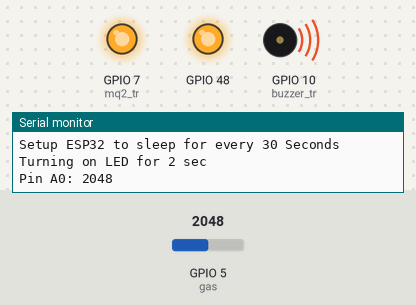
This sketch was run on a simulated ESP32-S3. Parts: output pins drawn as LEDs (lit = HIGH), buzzer (waves = sounding, pin HIGH), the last lines printed to the serial monitor. Inputs (shaded band) come from the test bench; at power-on: GPIO 5 (gas) = 2048. WiFi joins after 1.5 s; servers stay silent unless stated; EEPROM starts erased.

Above: at 5.0 s.
5.1 s: GPIO 5 (gas) set to 1048
8.3 s: GPIO 5 (gas) set to 926
At 10.3 s:
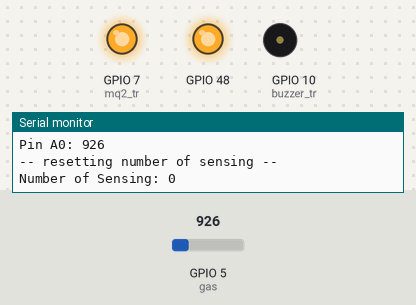
10.8 s: GPIO 5 (gas) set to 1040
At 12.6 s:
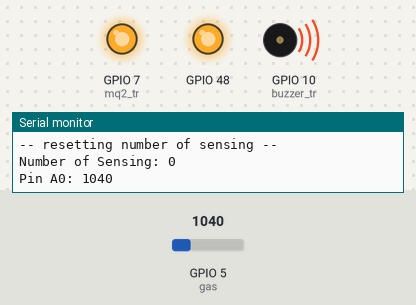
17.7 s: GPIO 5 (gas) set to 960
At 20.3 s:
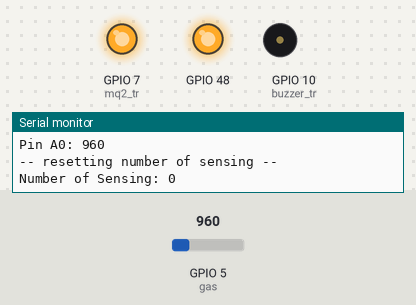
Timing chart, 0 to 21.8 s (numbered marks = the images above; inputs shaded):
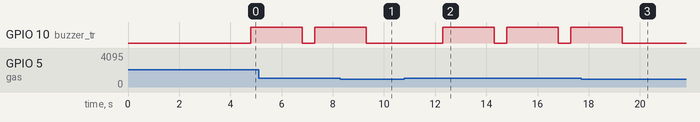

Measured:
- the behaviour switches between 1001 and 1000 on GPIO 5 (gas) (found by bisection; images 0 and 1)
- after the input at 8.3 s, GPIO 10 (buzzer_tr): goes on until 9.3 s, then stays LOW
- after the input at 10.8 s, GPIO 10 (buzzer_tr): alternates HIGH for 2.0 s and LOW for 0.50 s, starting after 1.5 s
- after the input at 17.7 s, GPIO 10 (buzzer_tr): goes on until 19.3 s, then stays LOW

The sketch:

esp32_blynk_sleep_sensor.ino
```cpp
// Setup for Blynk & WiFi
#define BLYNK_PRINT Serial
#define BLYNK_TEMPLATE_ID "TMPL62PSbydOu"
#define BLYNK_TEMPLATE_NAME "Gas Detector"
#define BLYNK_AUTH_TOKEN "4bVvaoCWg-55uSxbTkmhJEmAMOEY-Gs2"

#include <WiFi.h>
#include <WiFiClient.h>
#include <BlynkSimpleEsp32.h>

char auth[] = BLYNK_AUTH_TOKEN;

// Setup for Deep Sleep mode
#define uS_TO_S_FACTOR 1000000 /* Conversion factor for micro seconds to seconds */
#define TIME_TO_SLEEP 30       /* Time ESP32 will go to sleep (in seconds) */

// Save the number of bootCount
RTC_DATA_ATTR int bootCount = 0;


void print_wakeup_reason() {
  esp_sleep_wakeup_cause_t wakeup_reason;

  wakeup_reason = esp_sleep_get_wakeup_cause();

  switch (wakeup_reason) {
    case ESP_SLEEP_WAKEUP_EXT0: Serial.println("Wakeup caused by external signal using RTC_IO"); break;
    case ESP_SLEEP_WAKEUP_EXT1: Serial.println("Wakeup caused by external signal using RTC_CNTL"); break;
    case ESP_SLEEP_WAKEUP_TIMER: Serial.println("Wakeup caused by timer"); break;
    case ESP_SLEEP_WAKEUP_TOUCHPAD: Serial.println("Wakeup caused by touchpad"); break;
    case ESP_SLEEP_WAKEUP_ULP: Serial.println("Wakeup caused by ULP program"); break;
    default: Serial.printf("Wakeup was not caused by deep sleep: %d\n", wakeup_reason); break;
  }
}

// Setup for flash memory
#include <Preferences.h>
Preferences preferences;

// Pin & General Setup
int gas = 5;
int i2c_tr = 6;
int mq2_tr = 7;
int buzzer_tr = 10;

int data = 0;
int sensorThres = 1000;

int num_sens = 0;
int num_sens_threshold = 10;

int lpg_triggered = 0;

BlynkTimer timer;

void sendSensor() {

  int data = analogRead(gas);
  Blynk.virtualWrite(V0, data);
  Serial.print("Pin A0: ");
  Serial.println(data);

  if (data > 1000) {
    // Blynk.email("andikonak16@gmail.com", "Alert", "Gas Leakage Detected!");
    Blynk.logEvent("gas_alert", "Ada Kebocoran Gas!!");
    digitalWrite(buzzer_tr, LOW);   // Mematikan buzzer
    delay(500);                 // Menahan buzzer selama 1 detik sebelum mengulang
    digitalWrite(buzzer_tr, HIGH);  // Menghidupkan buzzer
    delay(500);                 // Menahan buzzer selama 1 detik
    lpg_triggered = 1;
  } else {
     digitalWrite(buzzer_tr, LOW);

      if (lpg_triggered == 1) {
        num_sens = 0;
        Serial.println("-- resetting number of sensing --");
      }
     lpg_triggered = 0;
  }

  if (lpg_triggered == 0) {
    // Hitung berapa kali sensing untuk masuk ke mode sleep
    Serial.print("Number of Sensing: ");
    Serial.println(num_sens);

    num_sens = num_sens + 1;
    if (num_sens == num_sens_threshold) {
      Serial.println("Going to sleep now");
      esp_deep_sleep_start();
    }
  }
}

void setup() {
  preferences.begin("my-app", false);
  String ssid_str = preferences.getString("ssid", "BCCC");
  String pass_str = preferences.getString("pass", "12345678");

  char ssid[20];
  char pass[20];
  ssid_str.toCharArray(ssid, sizeof(ssid));
  pass_str.toCharArray(pass, sizeof(pass));


  pinMode(gas, INPUT);
  Serial.begin(115200);
  Blynk.begin(auth, ssid, pass);
  //dht.begin();
  timer.setInterval(2500L, sendSensor);

  pinMode(mq2_tr, OUTPUT);
  digitalWrite(mq2_tr, HIGH);

  pinMode(buzzer_tr, OUTPUT);
  digitalWrite(buzzer_tr, LOW);

  ++bootCount;
  Serial.println("Boot number: " + String(bootCount));
  print_wakeup_reason();

  esp_sleep_enable_timer_wakeup(TIME_TO_SLEEP * uS_TO_S_FACTOR);
  Serial.println("Setup ESP32 to sleep for every " + String(TIME_TO_SLEEP) + " Seconds");

  Serial.println("Turning on LED for 2 sec\n");
  pinMode(LED_BUILTIN, OUTPUT);
  digitalWrite(LED_BUILTIN, HIGH);
  delay(2000);  // Turn on LED for 2 sec
}

void loop() {
  Blynk.run();
  timer.run();

}
```
